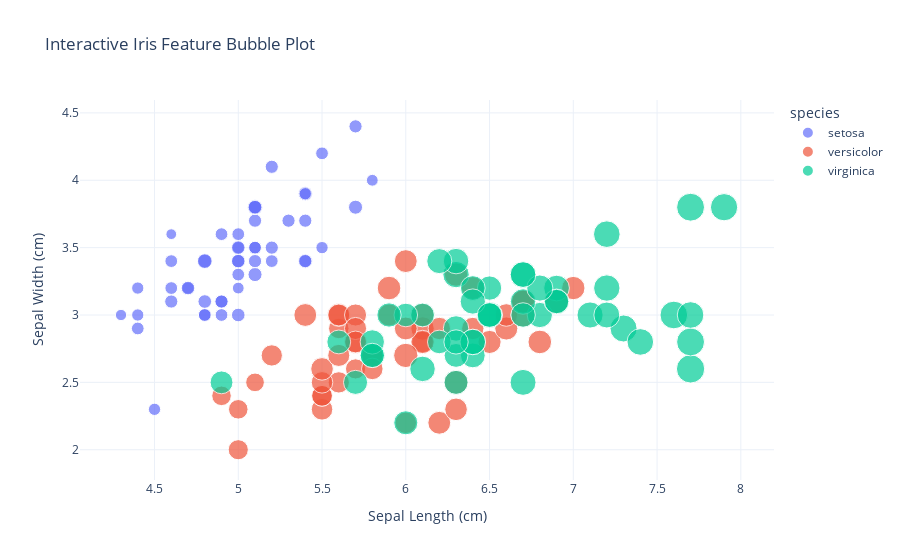

This figure's notebook cell:
### Markdown cell above
## Example 3: Plotly Interactive Bubble Plot

**Goal:** Create an interactive scatter plot with bubble sizes and hover info.

### Code cell
fig = px.scatter(
    iris,
    x="sepal_length",
    y="sepal_width",
    size="petal_length",
    color="species",
    hover_name="species",
    title="Interactive Iris Feature Bubble Plot",
    labels={"sepal_length": "Sepal Length (cm)", "sepal_width": "Sepal Width (cm)"},
    template="plotly_white"
)
fig.show()

### Figure 1 — Plotly figure (JSON) as saved in the notebook; plotly's stock layout.template omitted (floating-point values rounded to 4 significant figures)
{"data": [{"hovertemplate": "<b>%{hovertext}</b><br><br>species=setosa<br>Sepal Length (cm)=%{x}<br>Sepal Width (cm)=%{y}<br>petal_length=%{marker.size}<extra></extra>", "hovertext": ["setosa", "setosa", "setosa", "setosa", "setosa", "setosa", "setosa", "setosa", "setosa", "setosa", "setosa", "setosa", "setosa", "setosa", "setosa", "setosa", "setosa", "setosa", "setosa", "setosa", "setosa", "setosa", "setosa", "setosa", "setosa", "setosa", "setosa", "setosa", "setosa", "setosa", "setosa", "setosa", "setosa", "setosa", "setosa", "setosa", "setosa", "setosa", "setosa", "setosa", "setosa", "setosa", "setosa", "setosa", "setosa", "setosa", "setosa", "setosa", "setosa", "setosa"], "legendgroup": "setosa", "marker": {"color": "#636efa", "size": [1.4, 1.4, 1.3, 1.5, 1.4, 1.7, 1.4, 1.5, 1.4, 1.5, 1.5, 1.6, 1.4, 1.1, 1.2, 1.5, 1.3, 1.4, 1.7, 1.5, 1.7, 1.5, 1, 1.7, 1.9, 1.6, 1.6, 1.5, 1.4, 1.6, 1.6, 1.5, 1.5, 1.4, 1.5, 1.2, 1.3, 1.4, 1.3, 1.5, 1.3, 1.3, 1.3, 1.6, 1.9, 1.4, 1.6, 1.4, 1.5, 1.4], "sizemode": "area", "sizeref": 0.01725, "symbol": "circle"}, "mode": "markers", "name": "setosa", "orientation": "v", "showlegend": true, "type": "scatter", "x": [5.1, 4.9, 4.7, 4.6, 5, 5.4, 4.6, 5, 4.4, 4.9, 5.4, 4.8, 4.8, 4.3, 5.8, 5.7, 5.4, 5.1, 5.7, 5.1, 5.4, 5.1, 4.6, 5.1, 4.8, 5, 5, 5.2, 5.2, 4.7, 4.8, 5.4, 5.2, 5.5, 4.9, 5, 5.5, 4.9, 4.4, 5.1, 5, 4.5, 4.4, 5, 5.1, 4.8, 5.1, 4.6, 5.3, 5], "xaxis": "x", "y": [3.5, 3, 3.2, 3.1, 3.6, 3.9, 3.4, 3.4, 2.9, 3.1, 3.7, 3.4, 3, 3, 4, 4.4, 3.9, 3.5, 3.8, 3.8, 3.4, 3.7, 3.6, 3.3, 3.4, 3, 3.4, 3.5, 3.4, 3.2, 3.1, 3.4, 4.1, 4.2, 3.1, 3.2, 3.5, 3.6, 3, 3.4, 3.5, 2.3, 3.2, 3.5, 3.8, 3, 3.8, 3.2, 3.7, 3.3], "yaxis": "y"}, {"hovertemplate": "<b>%{hovertext}</b><br><br>species=versicolor<br>Sepal Length (cm)=%{x}<br>Sepal Width (cm)=%{y}<br>petal_length=%{marker.size}<extra></extra>", "hovertext": ["versicolor", "versicolor", "versicolor", "versicolor", "versicolor", "versicolor", "versicolor", "versicolor", "versicolor", "versicolor", "versicolor", "versicolor", "versicolor", "versicolor", "versicolor", "versicolor", "versicolor", "versicolor", "versicolor", "versicolor", "versicolor", "versicolor", "versicolor", "versicolor", "versicolor", "versicolor", "versicolor", "versicolor", "versicolor", "versicolor", "versicolor", "versicolor", "versicolor", "versicolor", "versicolor", "versicolor", "versicolor", "versicolor", "versicolor", "versicolor", "versicolor", "versicolor", "versicolor", "versicolor", "versicolor", "versicolor", "versicolor", "versicolor", "versicolor", "versicolor"], "legendgroup": "versicolor", "marker": {"color": "#EF553B", "size": [4.7, 4.5, 4.9, 4, 4.6, 4.5, 4.7, 3.3, 4.6, 3.9, 3.5, 4.2, 4, 4.7, 3.6, 4.4, 4.5, 4.1, 4.5, 3.9, 4.8, 4, 4.9, 4.7, 4.3, 4.4, 4.8, 5, 4.5, 3.5, 3.8, 3.7, 3.9, 5.1, 4.5, 4.5, 4.7, 4.4, 4.1, 4, 4.4, 4.6, 4, 3.3, 4.2, 4.2, 4.2, 4.3, 3, 4.1], "sizemode": "area", "sizeref": 0.01725, "symbol": "circle"}, "mode": "markers", "name": "versicolor", "orientation": "v", "showlegend": true, "type": "scatter", "x": [7, 6.4, 6.9, 5.5, 6.5, 5.7, 6.3, 4.9, 6.6, 5.2, 5, 5.9, 6, 6.1, 5.6, 6.7, 5.6, 5.8, 6.2, 5.6, 5.9, 6.1, 6.3, 6.1, 6.4, 6.6, 6.8, 6.7, 6, 5.7, 5.5, 5.5, 5.8, 6, 5.4, 6, 6.7, 6.3, 5.6, 5.5, 5.5, 6.1, 5.8, 5, 5.6, 5.7, 5.7, 6.2, 5.1, 5.7], "xaxis": "x", "y": [3.2, 3.2, 3.1, 2.3, 2.8, 2.8, 3.3, 2.4, 2.9, 2.7, 2, 3, 2.2, 2.9, 2.9, 3.1, 3, 2.7, 2.2, 2.5, 3.2, 2.8, 2.5, 2.8, 2.9, 3, 2.8, 3, 2.9, 2.6, 2.4, 2.4, 2.7, 2.7, 3, 3.4, 3.1, 2.3, 3, 2.5, 2.6, 3, 2.6, 2.3, 2.7, 3, 2.9, 2.9, 2.5, 2.8], "yaxis": "y"}, {"hovertemplate": "<b>%{hovertext}</b><br><br>species=virginica<br>Sepal Length (cm)=%{x}<br>Sepal Width (cm)=%{y}<br>petal_length=%{marker.size}<extra></extra>", "hovertext": ["virginica", "virginica", "virginica", "virginica", "virginica", "virginica", "virginica", "virginica", "virginica", "virginica", "virginica", "virginica", "virginica", "virginica", "virginica", "virginica", "virginica", "virginica", "virginica", "virginica", "virginica", "virginica", "virginica", "virginica", "virginica", "virginica", "virginica", "virginica", "virginica", "virginica", "virginica", "virginica", "virginica", "virginica", "virginica", "virginica", "virginica", "virginica", "virginica", "virginica", "virginica", "virginica", "virginica", "virginica", "virginica", "virginica", "virginica", "virginica", "virginica", "virginica"], "legendgroup": "virginica", "marker": {"color": "#00cc96", "size": [6, 5.1, 5.9, 5.6, 5.8, 6.6, 4.5, 6.3, 5.8, 6.1, 5.1, 5.3, 5.5, 5, 5.1, 5.3, 5.5, 6.7, 6.9, 5, 5.7, 4.9, 6.7, 4.9, 5.7, 6, 4.8, 4.9, 5.6, 5.8, 6.1, 6.4, 5.6, 5.1, 5.6, 6.1, 5.6, 5.5, 4.8, 5.4, 5.6, 5.1, 5.1, 5.9, 5.7, 5.2, 5, 5.2, 5.4, 5.1], "sizemode": "area", "sizeref": 0.01725, "symbol": "circle"}, "mode": "markers", "name": "virginica", "orientation": "v", "showlegend": true, "type": "scatter", "x": [6.3, 5.8, 7.1, 6.3, 6.5, 7.6, 4.9, 7.3, 6.7, 7.2, 6.5, 6.4, 6.8, 5.7, 5.8, 6.4, 6.5, 7.7, 7.7, 6, 6.9, 5.6, 7.7, 6.3, 6.7, 7.2, 6.2, 6.1, 6.4, 7.2, 7.4, 7.9, 6.4, 6.3, 6.1, 7.7, 6.3, 6.4, 6, 6.9, 6.7, 6.9, 5.8, 6.8, 6.7, 6.7, 6.3, 6.5, 6.2, 5.9], "xaxis": "x", "y": [3.3, 2.7, 3, 2.9, 3, 3, 2.5, 2.9, 2.5, 3.6, 3.2, 2.7, 3, 2.5, 2.8, 3.2, 3, 3.8, 2.6, 2.2, 3.2, 2.8, 2.8, 2.7, 3.3, 3.2, 2.8, 3, 2.8, 3, 2.8, 3.8, 2.8, 2.8, 2.6, 3, 3.4, 3.1, 3, 3.1, 3.1, 3.1, 2.7, 3.2, 3.3, 3, 2.5, 3, 3.4, 3], "yaxis": "y"}], "layout": {"legend": {"itemsizing": "constant", "title": {"text": "species"}, "tracegroupgap": 0}, "title": {"text": "Interactive Iris Feature Bubble Plot"}, "xaxis": {"anchor": "y", "domain": [0, 1], "title": {"text": "Sepal Length (cm)"}}, "yaxis": {"anchor": "x", "domain": [0, 1], "title": {"text": "Sepal Width (cm)"}}}}
